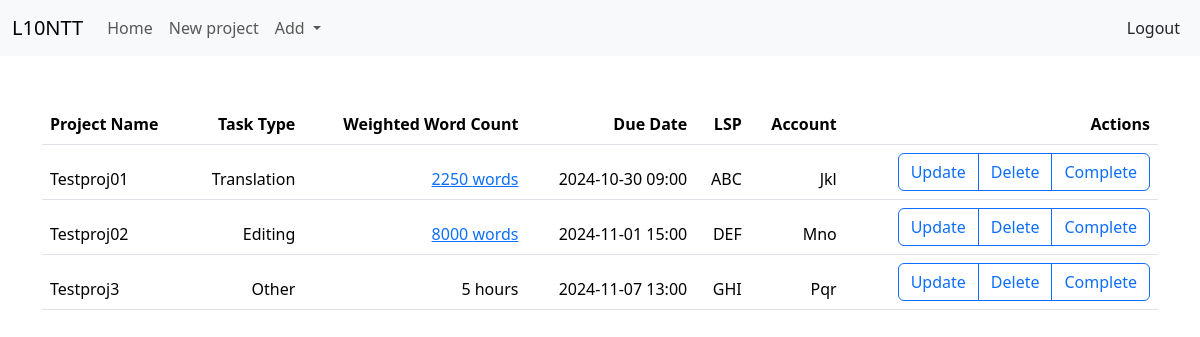
Page / (signed in) on the earlier database version.
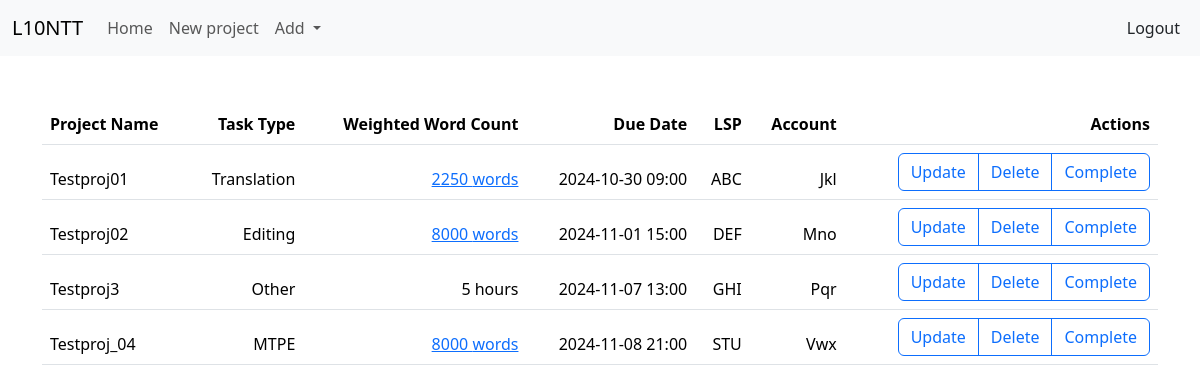
Same page on the later database version.
### tables this page shows
CREATE TABLE projects
(id INTEGER PRIMARY KEY AUTOINCREMENT NOT NULL,
user_id INTEGER,
lsp_name TEXT,
account_name TEXT,
project_name TEXT,
date_time TIMESTAMP,
task_type TEXT,
new_words INTEGER,
high_fuzzy INTEGER,
low_fuzzy INTEGER,
hundred_percent INTEGER,
hourlywork INTEGER,
weighted_words INTEGER,
completed INTEGER NOT NULL,
FOREIGN KEY (user_id) REFERENCES users(id),
FOREIGN KEY (user_id, lsp_name) REFERENCES lsps(user_id, lsp_name),
FOREIGN KEY (user_id, account_name) REFERENCES accounts(user_id, account_name)
);

### app.py (the view)
@app.route("/")
@login_required
def index():
    user_id = session["user_id"]
    projects = db.execute("SELECT * FROM projects WHERE user_id = ?  AND completed = ?", user_id, 'no')
    return render_template("index.html", projects=projects)

### helpers.py (called while the page is built)
def login_required(f):
    @wraps(f)
    def decorated_function(*args, **kwargs):
        if session.get("user_id") is None:
            return redirect("/login")
        return f(*args, **kwargs)
    return decorated_function

### templates/index.html (shortened to what this page needs)
{% extends "layout.html" %}
{% block main %}
<table class="table table-striped">
    <thead>
        <tr>
            <th class="text-start">Project Name</th>
            <th class="text-end">Task Type</th>
            <th class="text-end">Weighted Word Count</th>
            <th class="text-end">Due Date</th>
            <th class="text-end">LSP</th>
            <th class="text-end">Account</th>
            <th class="text-end">Actions</th>
        </tr>
        {% for project in projects %}
        <tr>
            <td class="text-start">{{ project.project_name }}</td>
            <td class="text-end">
                {% if project.task_type == 'mtpe' %}
                    {{ project.task_type | upper }}
                {% else %}
                    {{ project.task_type | capitalize }}
                {% endif %}
        </td>
            <td class="text-end">{% if project.hourlywork != 0 %}
                {{ project.hourlywork }} hours
                {% else %}
                <a data-bs-toggle="collapse" href="#collapse{{ project.id }}Detailed" role="button" aria-expanded="false" aria-controls="collapse{{ project.id }}Detailed">
                    {{ project.weighted_words }} words
                </a>
                {% endif %}
            </td>
            <td class="text-end">{{ project.date_time }}</td>
            <td class="text-end">{{ project.lsp_name }}</td>
            <td class="text-end">{{ project.account_name }}</td>
            <td class="text-end"><div class="btn-group" role="group" aria-label="Actions">
                <button type="button" class="btn btn-outline-primary">Update</button>
                <button type="button" class="btn btn-outline-primary" data-bs-toggle="modal" data-bs-target="#deleteProject{{ project.id }}">Delete</button>
                <button type="button" class="btn btn-outline-primary">Complete</button>
              </div></td>
        </tr>
        {% endfor %}
    </thead>
</table>
{% endblock %}

### templates/layout.html (shortened to what this page needs)
<!DOCTYPE html>
<html lang="en">
<head>
    <link href="https://cdn.jsdelivr.net/npm/bootstrap@5.3.3/dist/css/bootstrap.min.css" rel="stylesheet">
</head>
<body>
    <nav class="navbar navbar-expand-lg bg-body-tertiary">
        <div class="container-fluid">
          <a class="navbar-brand" href="/">L10NTT</a>
          <div class="collapse navbar-collapse" id="navbarSupportedContent">
            {% if session["user_id"] %}
            <ul class="navbar-nav me-auto mb-2 mb-lg-0">
                <li class="nav-item">
                <a class="nav-link" aria-current="page" href="/">Home</a>
              </li>
              <li class="nav-item">
                <a class="nav-link" href="/add_project">New project</a>
              </li>
              <li class="nav-item dropdown">
                <a class="nav-link dropdown-toggle" href="#" role="button" data-bs-toggle="dropdown" aria-expanded="false">
                  Add
                </a>
              </li>
            </ul>
            <a class="nav-link px-2" href="/logout">Logout</a>
          </div>
        </div>
        {% else %}
        <ul class="navbar-nav ms-auto mb-2 mb-lg-0 px-2">
            <li class="nav-item"><a class="nav-link" href="/register">Register</a></li>
            <li class="nav-item"><a class="nav-link" href="/login">Log In</a></li>
        </ul>
        {% endif %}
    </nav>
    <main class="container py-5 text-center">{% block main %}{% endblock %}</main>
</body>
</html>

Differences in the rows shown:
added projects: project_name "Testproj_04", task_type "MTPE", weighted_words "8000", date_time "2024-11-08 21:00", lsp_name "STU", account_name "Vwx"
